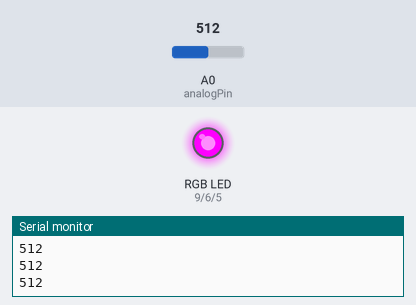
Bench run of a sketch on a simulated Arduino Uno, built with avr-gcc and run on an emulated ATmega328P. Shown: an RGB LED mixed from three pins (HIGH = lit), the last lines printed to the serial monitor. Inputs (shaded band) come from the test bench; at power-on: A0 (analogPin) = 512.

Above: at 1.2 s.
1.3 s: A0 (analogPin) set to 490
At 2.1 s:
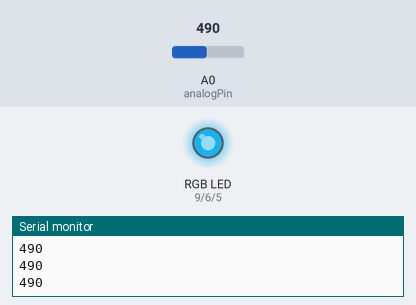
2.8 s: A0 (analogPin) set to 440
At 3.3 s:
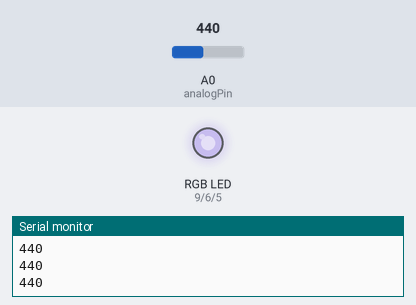
4.3 s: A0 (analogPin) set to 390
At 5.5 s:
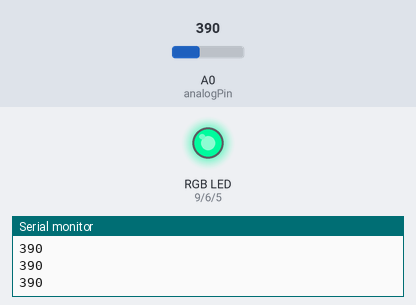
5.8 s: A0 (analogPin) set to 560
At 6.8 s:
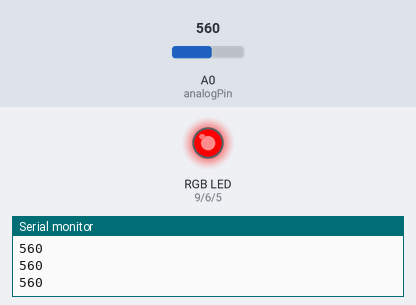
7.3 s: A0 (analogPin) set to 680
At 7.9 s:
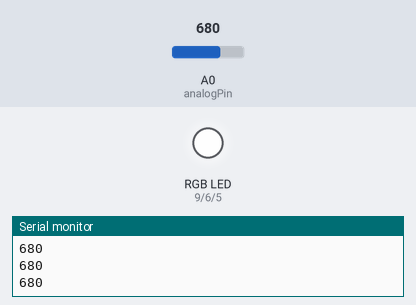
8.8 s: A0 (analogPin) set to 306
At 9.1 s:
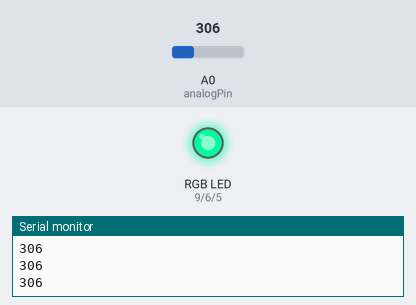
Timing chart, 0 to 11.3 s (numbered marks = the images above; inputs shaded):
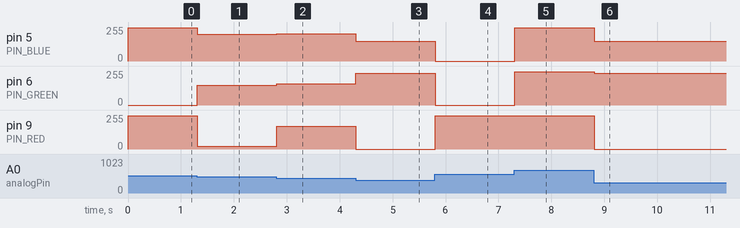

Measured:
- after the input at 1.3 s, pin 5 (PIN_BLUE): 250/255 → 200/255 at once; pin 6 (PIN_GREEN): 0/255 → 150/255 at once; pin 9 (PIN_RED): 250/255 → 20/255 at once
- after the input at 2.8 s, pin 5 (PIN_BLUE): 200/255 → 204/255 at once; pin 6 (PIN_GREEN): 150/255 → 160/255 at once; pin 9 (PIN_RED): 20/255 → 170/255 at once
- after the input at 4.3 s, pin 5 (PIN_BLUE): 204/255 → 150/255 at once; pin 6 (PIN_GREEN): 160/255 → 240/255 at once; pin 9 (PIN_RED): 170/255 → 0/255 at once
- after the input at 5.8 s, pin 5 (PIN_BLUE): 150/255 → 0/255 at once; pin 6 (PIN_GREEN): 240/255 → 0/255 at once; pin 9 (PIN_RED): 0/255 → 250/255 at once
- after the input at 7.3 s, pin 5 (PIN_BLUE), pin 6 (PIN_GREEN): 0/255 → 250/255 at once
- after the input at 8.8 s, pin 5 (PIN_BLUE): 250/255 → 150/255 at once; pin 6 (PIN_GREEN): 250/255 → 240/255 at once; pin 9 (PIN_RED): 250/255 → 0/255 at once

The sketch:

q17.ino
```cpp
int analogPin = A0; // potentiometer wiper (middle terminal) connected to analog pin 0
const int PIN_RED   = 9;
const int PIN_GREEN = 6;
const int PIN_BLUE  = 5;

int val = 0;  // variable to store the value read

void setup() {
  Serial.begin(9600);    // setup serial communication
  pinMode(PIN_RED,   OUTPUT);
  pinMode(PIN_GREEN, OUTPUT);
  pinMode(PIN_BLUE,  OUTPUT);
}

void loop() {
  val = analogRead(analogPin);  // read the input pin
  Serial.println(val);   // debug value

  if(val < 400) {
    analogWrite(PIN_RED,   0);
    analogWrite(PIN_GREEN, 240);
    analogWrite(PIN_BLUE,  150);
  }
  else if(val < 450) {
    analogWrite(PIN_RED,   170);
    analogWrite(PIN_GREEN, 160);
    analogWrite(PIN_BLUE,  204);
  }
  else if(val < 500) {
    analogWrite(PIN_RED,   20);
    analogWrite(PIN_GREEN, 150);
    analogWrite(PIN_BLUE,  200);
  }
  else if(val < 550) {
    analogWrite(PIN_RED,   250);
    analogWrite(PIN_GREEN, 0);
    analogWrite(PIN_BLUE,  250);
  }
  else if(val < 600) {
    analogWrite(PIN_RED,   250);
    analogWrite(PIN_GREEN, 0);
    analogWrite(PIN_BLUE,  0);
  }
  else if(val < 670) {
    analogWrite(PIN_RED,   0);
    analogWrite(PIN_GREEN, 250);
    analogWrite(PIN_BLUE,  0);
  }
  else {
    analogWrite(PIN_RED,   250);
    analogWrite(PIN_GREEN, 250);
    analogWrite(PIN_BLUE,  250);
  }
}
```
